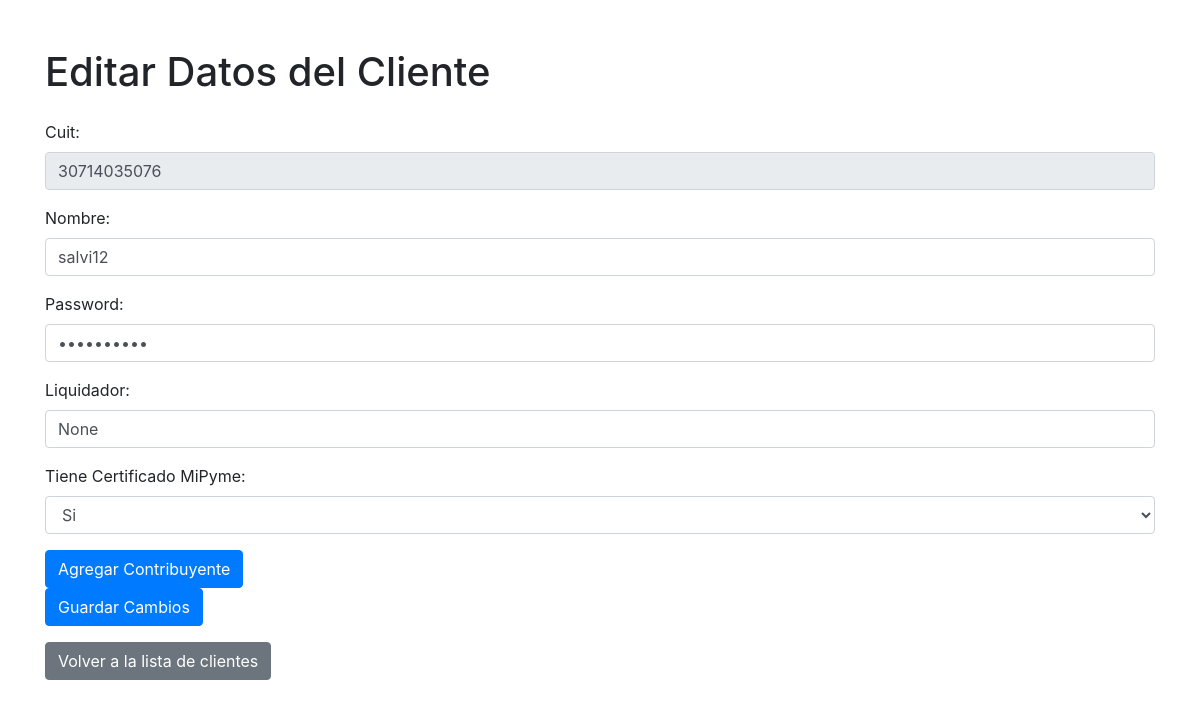
The app's page /editar_cliente/30714035076 with its own data.
### tables this page shows
CREATE TABLE clientes (
                        cuit TEXT PRIMARY KEY,
                        password TEXT,
                        nombre TEXT
                      , liquidador TEXT, tiene_certificado BOOLEAN, vencimiento_certificado DATE);

### app.py (the view)
@app.route('/editar_cliente/<string:cuit>', methods=['GET', 'POST'])
def editar_cliente(cuit):
    conn = sqlite3.connect('test.db')
    cursor = conn.cursor()
    if request.method == 'POST':
        password = request.form['password']
        nombre = request.form['nombre']
        actualizar_cliente(cuit, password, nombre)
    cursor.execute("SELECT * FROM clientes WHERE cuit=?", (cuit,))
    cliente = cursor.fetchone()
    conn.close()
    return render_template('editar_cliente.html', cliente=cliente)

### templates/editar_cliente.html (shortened to what this page needs)
<!DOCTYPE html>
<html>
<head>
    <link rel="stylesheet" href="https://maxcdn.bootstrapcdn.com/bootstrap/4.5.2/css/bootstrap.min.css">
</head>
<body>
    <div class="container mt-5">
        <h1 class="mb-4">Editar Datos del Cliente</h1>
        <form method="POST" action="{{ url_for('actualizar_cliente', cuit=cliente[0]) }}">
            <div class="form-group">
                <label for="cuit">Cuit:</label>
                <input type="text" id="cuit" name="cuit" value="{{ cliente[0] }}" class="form-control" readonly>
            </div>
            <div class="form-group">
                <label for="nombre">Nombre:</label>
                <input type="text" id="nombre" name="nombre" value="{{ cliente[2] }}" class="form-control" required>
            </div>
            <div class="form-group">
                <label for="password">Password:</label>
                <input type="password" id="password" name="password" value="{{ cliente[1] }}" class="form-control" required>
            </div>
            <div class="form-group">
                <label for="liquidador">Liquidador:</label>
                <input type="text" id="liquidador" name="liquidador" value="{{ cliente[3] }}" class="form-control">
            </div>
            <div class="form-group">
                <label for="tiene_certificado">Tiene Certificado MiPyme:</label>
                <select id="tiene_certificado" name="tiene_certificado" class="form-control">
                    <option value="1">Si</option>
                </select>
            </div>
            <button type="button" class="btn btn-primary" id="agregar-contribuyente">Agregar Contribuyente</button>
            <button type="submit" class="btn btn-primary">Guardar Cambios</button>
        </form>
        <a href="/" class="mt-3 btn btn-secondary">Volver a la lista de clientes</a>
    </div>
</body>
</html>

### records on screen
clientes: cuit "30714035076", nombre "salvi12", liquidador "None"
